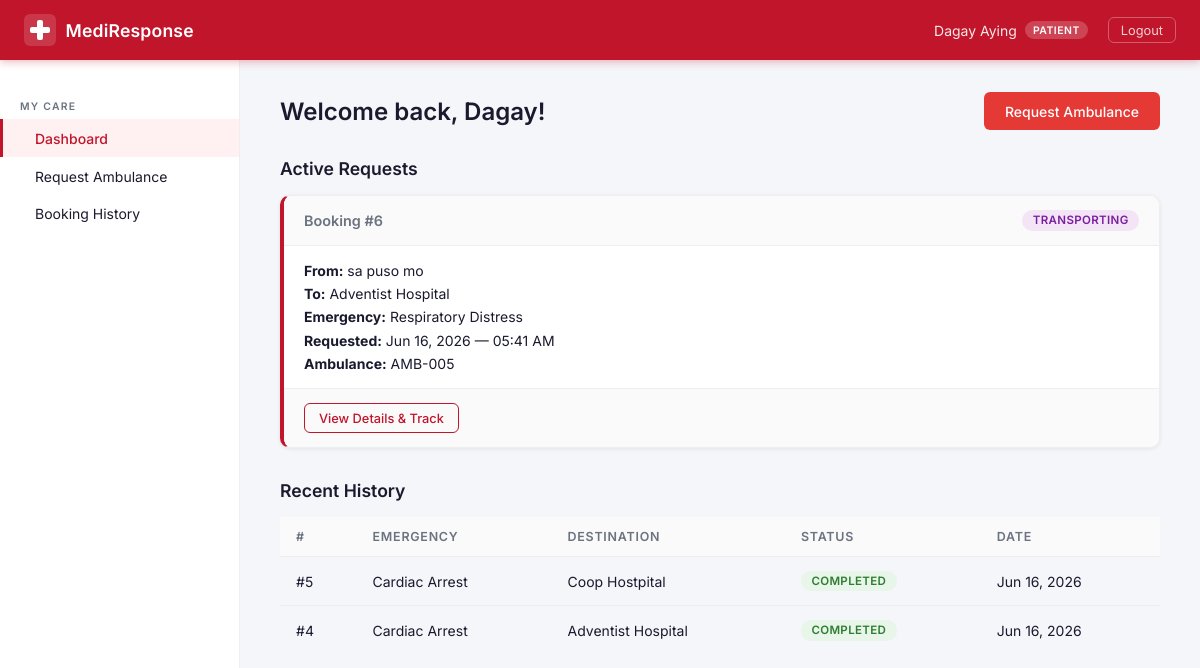
Page /patient/dashboard/ (signed in) on the committed database.
### booking/models.py (models this page shows, shortened)
class UserProfile(models.Model):
    ROLE_CHOICES = [
        ('admin', 'Admin'),
        ('patient', 'Patient'),
        ('driver', 'Driver'),
    ]
    user = models.OneToOneField(
        User,
        on_delete=models.CASCADE,   # If the user is deleted, delete the profile too
        related_name='profile'      # Access via: user.profile
    )
    role = models.CharField(max_length=20, choices=ROLE_CHOICES, default='patient')
    phone = models.CharField(max_length=20, blank=True)

class Booking(models.Model):
    STATUS_CHOICES = [
        ('pending', 'Pending'),
        ('dispatched', 'Dispatched'),
        ('en_route', 'En Route'),
        ('arrived', 'Arrived at Scene'),
        ('transporting', 'Transporting'),
        ('completed', 'Completed'),
        ('cancelled', 'Cancelled'),
    ]
    patient = models.ForeignKey(
        User,
        on_delete=models.CASCADE,
        related_name='bookings'
    )
    pickup_address = models.TextField()
    destination_hospital = models.CharField(max_length=200)
    emergency_type = models.ForeignKey(
        EmergencyType,
        on_delete=models.SET_NULL,
        null=True
    )
    notes = models.TextField(blank=True)
    status = models.CharField(max_length=20, choices=STATUS_CHOICES, default='pending')
    assigned_ambulance = models.ForeignKey(
        Ambulance,
        on_delete=models.SET_NULL,
        null=True,
        blank=True,
        related_name='bookings'
    )
    assigned_driver = models.ForeignKey(
        Driver,
        on_delete=models.SET_NULL,
        null=True,
        blank=True,
        related_name='bookings'
    )
    requested_time = models.DateTimeField(default=timezone.now)
    dispatched_time = models.DateTimeField(null=True, blank=True)
    completed_time = models.DateTimeField(null=True, blank=True)
    class Meta:
        ordering = ['-requested_time']  # Newest first

class EmergencyType(models.Model):
    name = models.CharField(max_length=100)
    description = models.TextField(blank=True)
    def __str__(self):
        return self.name

class Ambulance(models.Model):
    TYPE_CHOICES = [
        ('BLS', 'Basic Life Support'),
        ('ALS', 'Advanced Life Support'),
    ]
    STATUS_CHOICES = [
        ('available', 'Available'),
        ('on_call', 'On Call'),
        ('en_route', 'En Route'),
        ('maintenance', 'Maintenance'),
    ]
    unit_number = models.CharField(max_length=20, unique=True)
    plate_number = models.CharField(max_length=20, unique=True)
    ambulance_type = models.CharField(max_length=10, choices=TYPE_CHOICES, default='BLS')
    status = models.CharField(max_length=20, choices=STATUS_CHOICES, default='available')
    notes = models.TextField(blank=True)

### booking/views.py (the view)
        def wrapper(request, *args, **kwargs):
            if not request.user.is_authenticated:
                return redirect('login')
            try:
                if request.user.profile.role == role or request.user.is_superuser:
                    return view_func(request, *args, **kwargs)
            except UserProfile.DoesNotExist:
                pass
            return redirect('forbidden')

### booking/views.py (called while the page is built)
def role_required(role):
    def decorator(view_func):
        def wrapper(request, *args, **kwargs):
            if not request.user.is_authenticated:
                return redirect('login')
            try:
                if request.user.profile.role == role or request.user.is_superuser:
                    return view_func(request, *args, **kwargs)
            except UserProfile.DoesNotExist:
                pass
            return redirect('forbidden')
        wrapper.__name__ = view_func.__name__
        return wrapper
    return decorator

@login_required
@role_required('patient')
def patient_dashboard(request):
    active_bookings = Booking.objects.filter(
        patient=request.user
    ).exclude(status__in=['completed', 'cancelled'])
    recent_bookings = Booking.objects.filter(
        patient=request.user,
        status__in=['completed', 'cancelled']
    )[:5]
    return render(request, 'booking/patient/dashboard.html', {
        'active_bookings': active_bookings,
        'recent_bookings': recent_bookings,
    })

### templates/booking/patient/dashboard.html (shortened to what this page needs)
{% extends "base.html" %}
{% block content %}
<div class="page-header">
    <h1>Welcome back, {{ user.first_name|default:user.username }}!</h1>
    <a href="{% url 'new_booking' %}" class="btn btn--danger"> Request Ambulance</a>
</div>
<section class="section">
    <h2 class="section__title">Active Requests</h2>
    {% if active_bookings %}
        {% for booking in active_bookings %}
        <div class="booking-card booking-card--active">
            <div class="booking-card__header">
                <span class="booking-card__id">Booking #{{ booking.pk }}</span>
                <span class="status-badge status-badge--{{ booking.status }}">
                    {{ booking.get_status_display }}
                </span>
            </div>
            <div class="booking-card__body">
                <p><strong>From:</strong> {{ booking.pickup_address }}</p>
                <p><strong>To:</strong> {{ booking.destination_hospital }}</p>
                <p><strong>Emergency:</strong> {{ booking.emergency_type }}</p>
                <p><strong>Requested:</strong> {{ booking.requested_time|date:"M d, Y — h:i A" }}</p>
                {% if booking.assigned_ambulance %}
                <p><strong>Ambulance:</strong> {{ booking.assigned_ambulance.unit_number }}</p>
                {% endif %}
            </div>
            <div class="booking-card__footer">
                <a href="{% url 'booking_detail_patient' booking.pk %}" class="btn btn--outline btn--sm">View Details & Track</a>
            </div>
        </div>
        {% endfor %}
    {% else %}
    <div class="empty-state">
        <p>No active requests.</p>
        <a href="{% url 'new_booking' %}" class="btn btn--primary">Make a Request</a>
    </div>
    {% endif %}
</section>
{% if recent_bookings %}
<section class="section">
    <h2 class="section__title">Recent History</h2>
    <div class="table-wrap">
        <table class="table">
            <thead>
                <tr>
                    <th>#</th><th>Emergency</th><th>Destination</th><th>Status</th><th>Date</th>
                </tr>
            </thead>
            <tbody>
                {% for booking in recent_bookings %}
                <tr>
                    <td>#{{ booking.pk }}</td>
                    <td>{{ booking.emergency_type }}</td>
                    <td>{{ booking.destination_hospital }}</td>
                    <td><span class="status-badge status-badge--{{ booking.status }}">{{ booking.get_status_display }}</span></td>
                    <td>{{ booking.requested_time|date:"M d, Y" }}</td>
                </tr>
                {% endfor %}
            </tbody>
        </table>
    </div>
</section>
{% endif %}
{% endblock %}

### templates/base.html (shortened to what this page needs)
{% load static %}
<!DOCTYPE html>
<html lang="en">
<head>
    <link rel="stylesheet" href="{% static 'css/style.css' %}">
</head>
<body>
{% if user.is_authenticated %}
<header class="topbar">
    <div class="topbar__left">
        <a href="{% url 'dashboard' %}" class="topbar__brand">
            <svg class="topbar__logo" viewBox="0 0 32 32" fill="none" xmlns="http://www.w3.org/2000/svg">
                <rect width="32" height="32" rx="6" fill="white" fill-opacity="0.15"/>
                <rect x="13" y="6" width="6" height="20" rx="2" fill="white"/>
                <rect x="6" y="13" width="20" height="6" rx="2" fill="white"/>
            </svg>
            <span class="topbar__name">MediResponse</span>
        </a>
    </div>
    <div class="topbar__right">
        <span class="topbar__user">
            {{ user.get_full_name|default:user.username }}
            {% if user.profile %}
            <span class="role-badge role-badge--{{ user.profile.role }}">{{ user.profile.role|capfirst }}</span>
            {% endif %}
        </span>
        <form method="post" action="{% url 'logout' %}" style="display:inline;">
    <button type="submit" class="topbar__logout">Logout</button>
</form>
    </div>
</header>
<div class="layout">
    <aside class="sidebar" id="sidebar">
        <nav class="sidebar__nav">
            {% if user.is_superuser or user.profile.role == 'admin' %}
            <p class="sidebar__section-label">Dispatch</p>
            <a href="{% url 'admin_dashboard' %}" class="sidebar__link {% if request.resolver_match.url_name == 'admin_dashboard' %}active{% endif %}">
                <span class="sidebar__icon"></span> Dashboard
            </a>
            <a href="{% url 'admin_bookings_list' %}" class="sidebar__link {% if 'bookings' in request.resolver_match.url_name %}active{% endif %}">
                <span class="sidebar__icon"></span> All Bookings
            </a>
            <p class="sidebar__section-label">Fleet</p>
            <a href="{% url 'admin_fleet' %}" class="sidebar__link {% if 'fleet' in request.resolver_match.url_name %}active{% endif %}">
                <span class="sidebar__icon"></span> Ambulance Fleet
            </a>
            <a href="{% url 'admin_drivers' %}" class="sidebar__link {% if request.resolver_match.url_name == 'admin_drivers' %}active{% endif %}">
                <span class="sidebar__icon"></span> Drivers
            </a>
            <p class="sidebar__section-label">Records</p>
            <a href="{% url 'admin_patients' %}" class="sidebar__link {% if request.resolver_match.url_name == 'admin_patients' %}active{% endif %}">
                <span class="sidebar__icon"></span> Patients
            </a>
            <a href="{% url 'admin_reports' %}" class="sidebar__link {% if request.resolver_match.url_name == 'admin_reports' %}active{% endif %}">
                <span class="sidebar__icon"></span> Reports
            </a>
            {% elif user.profile.role == 'patient' %}
            <p class="sidebar__section-label">My Care</p>
            <a href="{% url 'patient_dashboard' %}" class="sidebar__link {% if request.resolver_match.url_name == 'patient_dashboard' %}active{% endif %}">
                 Dashboard
            </a>
            <a href="{% url 'new_booking' %}" class="sidebar__link {% if request.resolver_match.url_name == 'new_booking' %}active{% endif %}">
                 Request Ambulance
            </a>
            <a href="{% url 'booking_history' %}" class="sidebar__link {% if request.resolver_match.url_name == 'booking_history' %}active{% endif %}">
                 Booking History
            </a>
            {% elif user.profile.role == 'driver' %}
            <p class="sidebar__section-label">Dispatch</p>
            <a href="{% url 'driver_dashboard' %}" class="sidebar__link {% if request.resolver_match.url_name == 'driver_dashboard' %}active{% endif %}">
                <span class="sidebar__icon"></span> My Dashboard
            </a>
            {% endif %}
        </nav>
    </aside>
    <main class="content">
        {% block content %}{% endblock %}
    </main>
</div>
{% else %}
<div class="auth-wrapper">
    {% block auth_content %}{% endblock %}
</div>
{% endif %}
</body>
</html>

### rows in the picture
Booking: pk "6", status "TRANSPORTING", pickup_address "sa puso mo", destination_hospital "Adventist Hospital", emergency_type "Respiratory Distress", requested_time "Jun 16, 2026 — 05:41 AM", assigned_ambulance.unit_number "AMB-005"
Booking: pk "5", emergency_type "Cardiac Arrest", destination_hospital "Coop Hostpital", status "COMPLETED", requested_time "Jun 16, 2026"
Booking: pk "4", emergency_type "Cardiac Arrest", destination_hospital "Adventist Hospital", status "COMPLETED", requested_time "Jun 16, 2026"

### other values in the picture
{{ user.get_full_name|default:user.username }} "Dagay Aying"
{{ user.profile.role|capfirst }} "PATIENT"
{{ user.first_name|default:user.username }} "Dagay"
